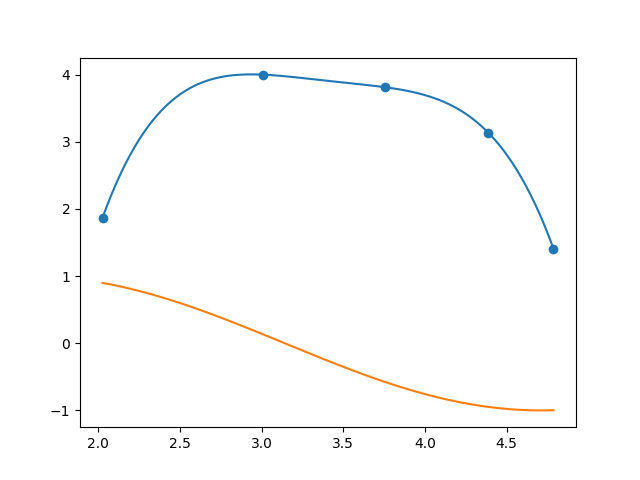

This chart was generated by the following Python code:
import numpy as np
import math as m

#exemplos
def p2(x):
    return m.exp(m.cos(x)**2)+m.exp(-x**2) + m.log(x)

#exemplo
x = [2.026, 3.009, 3.756, 4.387, 4.787]
y = [1.869, 3.998, 3.811, 3.137, 1.409]

def poly(x, y):
    n = len(x) - 1
    a = []
    for xi in x:
        row = [1]
        for j in range(1, n + 1):
            row.append(xi ** j)
        a.append(row)
    return np.linalg.solve(a, y)


def func_poly(x, coeffs):
    first = coeffs[0]
    return first + sum([ai * x ** j for j, ai in enumerate(coeffs[1:], 1)])



if __name__== '__main__':
    coeffs = poly(x, y)
    num2 = len(coeffs)

    valorX = 3.711

    for xi in range(num2):
        print(f'a{xi} [{coeffs[xi]:.16f}]')

    result = coeffs[0]
    for i in range(1, num2):
        result += coeffs[i]*(valorX**i)
    print(result)



    def p(x):
        return func_poly(x, coeffs)

    #visualizacao
    import matplotlib.pylab as plt

    plt.scatter(x, y)

    t = np.linspace(min(x), max(x), 100)
    pt = [p(ti) for ti in t]
    st = np.sin(t)

    plt.plot(t, pt)
    plt.plot(t, st)

    plt.savefig('interp.png')

